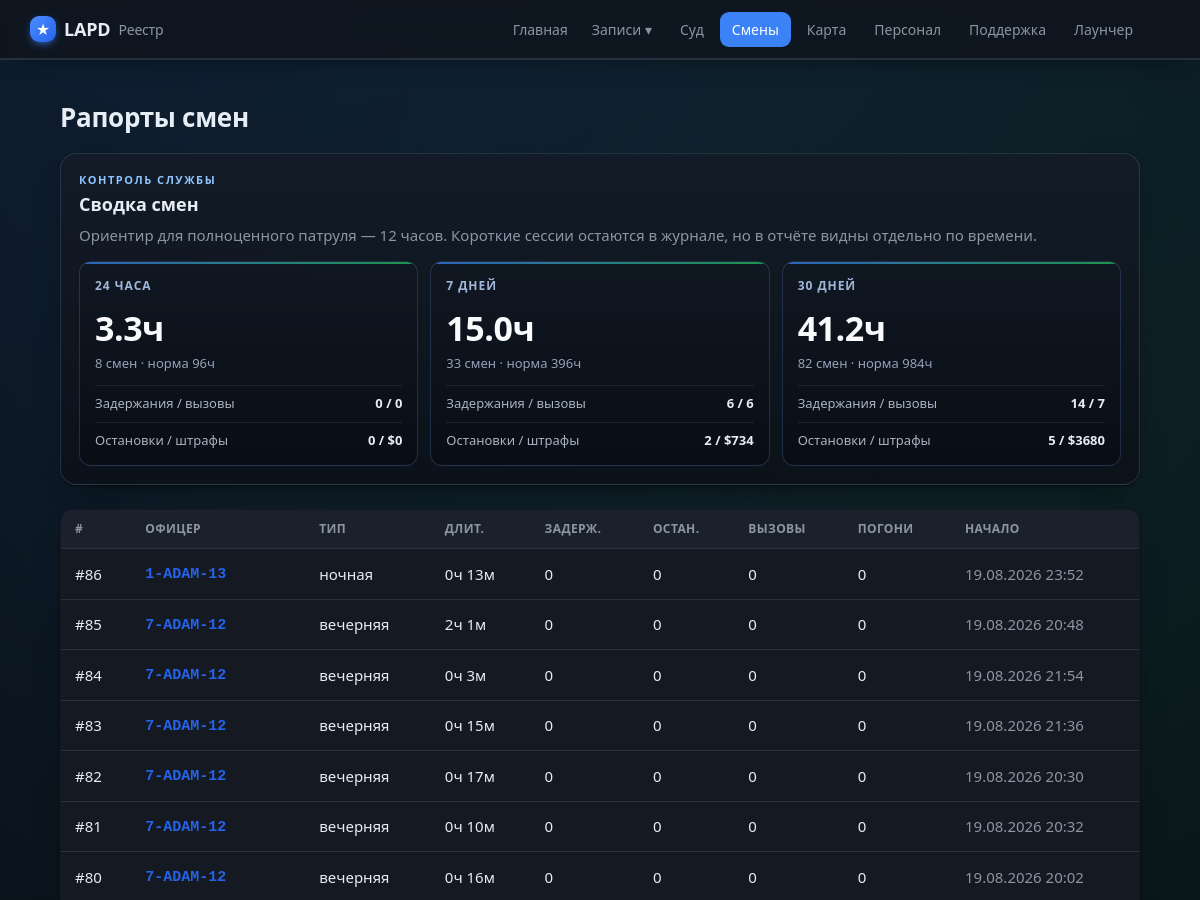
Page /shifts (upper part) on the earlier database version.
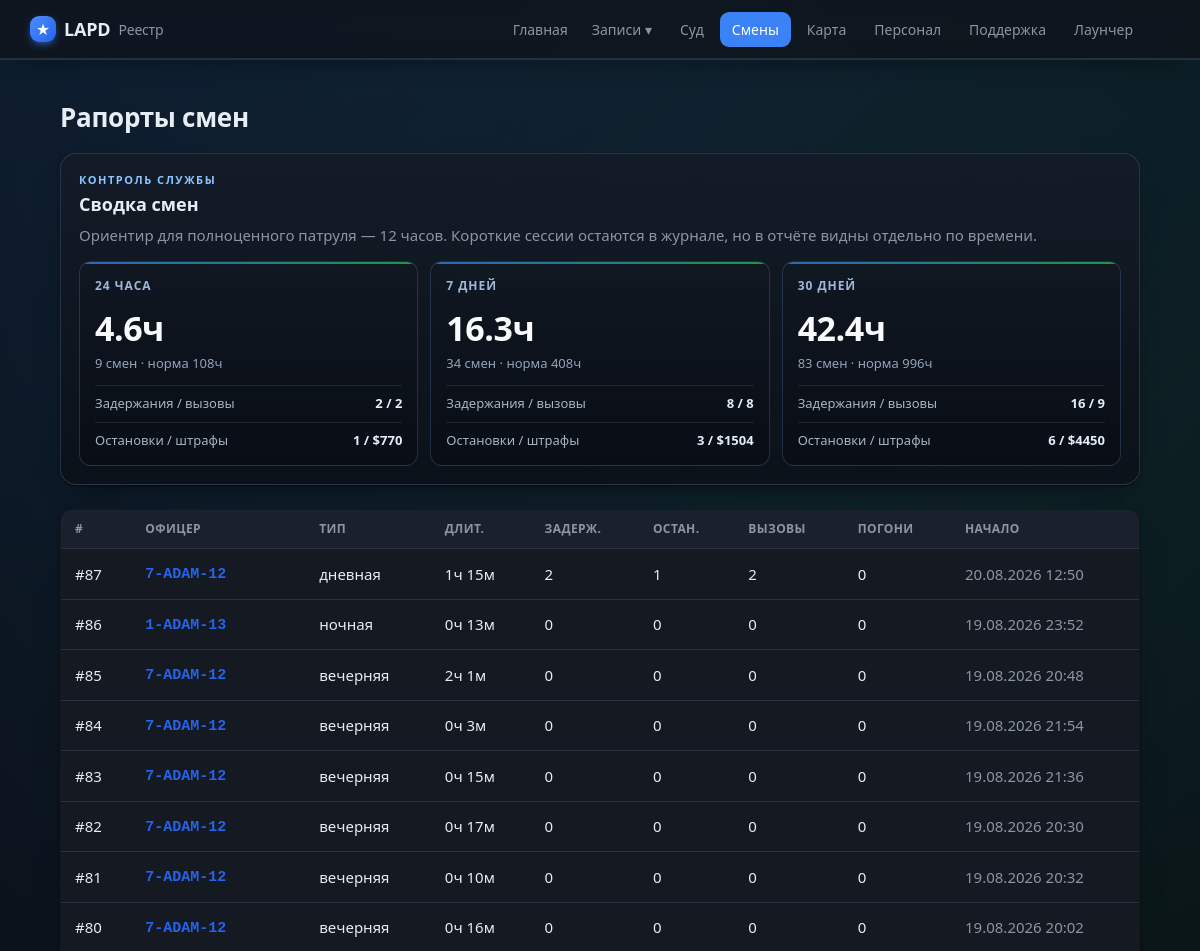
Same page on the later database version.
### tables this page shows
CREATE TABLE shifts (
                id INTEGER PRIMARY KEY AUTOINCREMENT,
                officer_id INTEGER NOT NULL,
                shift_type TEXT,
                started_at TEXT NOT NULL,
                ended_at TEXT,
                duration_min INTEGER DEFAULT 0,
                arrests INTEGER DEFAULT 0,
                traffic_stops INTEGER DEFAULT 0,
                pursuits INTEGER DEFAULT 0,
                pit INTEGER DEFAULT 0,
                callouts INTEGER DEFAULT 0,
                fines_total INTEGER DEFAULT 0,
                is_test INTEGER DEFAULT 0, source_ext TEXT,
                FOREIGN KEY (officer_id) REFERENCES officers(id)
            );

CREATE TABLE officers (
                id INTEGER PRIMARY KEY AUTOINCREMENT,
                callsign TEXT UNIQUE NOT NULL,
                name TEXT
            , current_status TEXT, status_since TEXT, rank TEXT, department TEXT, discord TEXT, is_admin INTEGER);

### app/main.py (the view)
@app.route("/shifts")
def shifts():
    return render_template("shifts.html", shifts=db.list_shifts(200),
                           periods=db.shift_periods())

### app/db.py (called while the page is built)
def fmt_dt(iso):
    try:
        dt = datetime.datetime.fromisoformat(iso)
        return dt.strftime("%d.%m.%Y %H:%M")
    except Exception:
        return iso or "—"

@contextmanager
def get_conn():
    conn = sqlite3.connect(config.DB_PATH)
    conn.row_factory = sqlite3.Row
    try:
        yield conn
        conn.commit()
    finally:
        conn.close()

def _row_to_shift(r):
    d = dict(r)
    d["is_test"] = bool(r["is_test"]) if "is_test" in r.keys() else False
    d["type_ru"] = SHIFT_TYPE_RU.get(r["shift_type"], r["shift_type"] or "—")
    dm = r["duration_min"] or 0
    d["duration_h"] = f"{dm // 60}ч {dm % 60}м"
    d["started_fmt"] = fmt_dt(r["started_at"])
    return d

def list_shifts(limit=100, officer_id=None):
    q = """SELECT shifts.*, officers.callsign, officers.name AS officer_name
           FROM shifts JOIN officers ON officers.id = shifts.officer_id"""
    params = []
    if officer_id:
        q += " WHERE shifts.officer_id=?"; params.append(officer_id)
    q += " ORDER BY shifts.id DESC LIMIT ?"; params.append(limit)
    with get_conn() as c:
        return [_row_to_shift(r) for r in c.execute(q, params).fetchall()]

### app/templates/shifts.html (shortened to what this page needs)
{% extends "base.html" %}
{% block content %}
<div class="case-head">
  <h1>Рапорты смен</h1>
</div>
<section class="period-panel">
  <div class="section-kicker">Контроль службы</div>
  <h2>Сводка смен</h2>
  <p class="muted">Ориентир для полноценного патруля — 12 часов. Короткие сессии остаются в журнале, но в отчёте видны отдельно по времени.</p>
  <div class="period-grid">
    {% for p in periods %}
      <article class="period-card">
        <div class="period-title">{{ p.label }}</div>
        <div class="period-main">{{ p.hours }}ч</div>
        <div class="period-sub">{{ p.count }} смен · норма {{ (p.count * 12) }}ч</div>
        <div class="period-line">
          <span>Задержания / вызовы</span>
          <b>{{ p.arrests }} / {{ p.callouts }}</b>
        </div>
        <div class="period-line">
          <span>Остановки / штрафы</span>
          <b>{{ p.traffic_stops }} / ${{ p.fines_total }}</b>
        </div>
      </article>
    {% endfor %}
  </div>
</section>
{% if shifts %}
<table class="tbl">
  <thead><tr><th>#</th><th>Офицер</th><th>Тип</th><th>Длит.</th><th>Задерж.</th><th>Остан.</th><th>Вызовы</th><th>Погони</th><th>Начало</th></tr></thead>
  <tbody>
  {% for s in shifts %}
    <tr onclick="location='{{ url_for('shift_view', sid=s.id) }}'">
      <td><a class="row-link" href="{{ url_for('shift_view', sid=s.id) }}" onclick="event.stopPropagation()">#{{ s.id }}</a></td>
      <td>{% if s.callsign %}<a class="cs" href="{{ url_for('officer_view', callsign=s.callsign) }}" onclick="event.stopPropagation()">{{ s.callsign }}</a>{% else %}—{% endif %}
        {% if s.is_test %}<span class="tag test">ТЕСТ</span>{% endif %}</td>
      <td>{{ s.type_ru }}</td>
      <td>{{ s.duration_h }}</td>
      <td>{{ s.arrests }}</td>
      <td>{{ s.traffic_stops }}</td>
      <td>{{ s.callouts }}</td>
      <td>{{ s.pursuits }}</td>
      <td class="muted">{{ s.started_fmt }}</td>
    </tr>
  {% endfor %}
  </tbody>
</table>
{% else %}
  <p class="empty">Смен пока нет<span class="empty-sub">После закрытия игры агент отправит первый рапорт автоматически.</span></p>
{% endif %}
{% endblock %}

Differences in the rows shown:
added shifts: id "87", callsign "7-ADAM-12", type_ru "дневная", duration_h "1ч 15м", arrests "2", traffic_stops "1", callouts "2", pursuits "0", started_fmt "20.08.2026 12:50"
Other differences:
new list line: "24 ЧАСА 4.6 ч 9 смен · норма 108 ч Задержания / вызовы 2 / 2 Остановки / штрафы 1 / $ 770"
new list line: "7 ДНЕЙ 16.3 ч 34 смен · норма 408 ч Задержания / вызовы 8 / 8 Остановки / штрафы 3 / $ 1504"
new list line: "30 ДНЕЙ 42.4 ч 83 смен · норма 996 ч Задержания / вызовы 16 / 9 Остановки / штрафы 6 / $ 4450"
list line gone: "24 ЧАСА 3.3 ч 8 смен · норма 96 ч Задержания / вызовы 0 / 0 Остановки / штрафы 0 / $ 0"
list line gone: "7 ДНЕЙ 15.0 ч 33 смен · норма 396 ч Задержания / вызовы 6 / 6 Остановки / штрафы 2 / $ 734"
list line gone: "30 ДНЕЙ 41.2 ч 82 смен · норма 984 ч Задержания / вызовы 14 / 7 Остановки / штрафы 5 / $ 3680"
